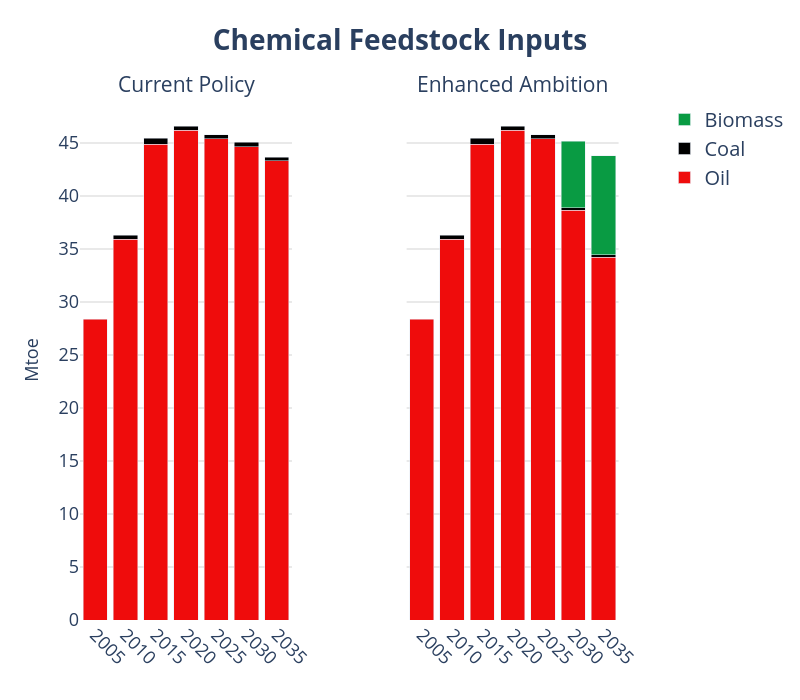

Notebook cell for this chart:
### Code cell
years = list(range(2005, 2036, 5))

# Create subplots with secondary y-axes
fig = make_subplots(
    rows=1, cols=2,
    shared_yaxes=True,
    shared_xaxes=True,
    specs=[[{"secondary_y": True}, {"secondary_y": True}]],
    subplot_titles=("Current Policy", "Enhanced Ambition")
)
# === Legend Group: Gases ===

# ------------------------------------------------------------------
# add traces from the first figure → left pane
# ------------------------------------------------------------------
for tr in fig1.data:
    tr.showlegend = False                      # keep legend single
    # NEW → colour & pattern injection
    if tr.name in fuel_colors:
        tr.marker.color = fuel_colors[tr.name]
        pattern = fuel_patterns.get(tr.name)
        if pattern:
            # marker.pattern is available from Plotly 5.3+
            tr.marker.pattern = dict(shape=pattern)

    fig.add_trace(tr, row=1, col=1, secondary_y=False)

# ------------------------------------------------------------------
# add traces from the second figure → right pane
# ------------------------------------------------------------------
for tr in fig2.data:
    if tr.name in fuel_colors:
        tr.marker.color = fuel_colors[tr.name]
        pattern = fuel_patterns.get(tr.name)
        if pattern:
            tr.marker.pattern = dict(shape=pattern)

    fig.add_trace(tr, row=1, col=2, secondary_y=False)


fig.update_layout(
    yaxis=dict(title="EJ", showgrid=True),
    yaxis1=dict(title="EJ", showgrid=True, title_font_size=20),
    
    # Hide secondary y-axis for col 1 (still used internally)
    yaxis2=dict(
        showticklabels=False,
        showgrid=False,
        zeroline=False,
        showline=False,
        title='',
        overlaying='y',
        side='right',
        range=[0, 100]
    ),
    
    # Show secondary y-axis for col 2
    yaxis4=dict(
        showticklabels=False,
        showgrid=False,
        zeroline=False,
        showline=False,
        title='',
        overlaying='y',
        side='right',
        range=[0, 60]
    ),
    barmode='stack',
    plot_bgcolor='rgba(0,0,0,0)',
    width=800, height=700,
)


fig.update_xaxes(tickangle=45)

fig.update_yaxes(range=[None, 60])

fig.update_layout(
    yaxis=dict(title="Mtoe", showgrid=True, gridcolor='lightgray'),
    yaxis3=dict(showgrid=True, gridcolor='lightgray'),
    title=dict(
        text="<b>Chemical Feedstock Inputs</b>",
        font=dict(size=28),
        x=0.5
    ),
    legend=dict(
        traceorder="reversed",
        font=dict(size=20),
        x=1.02, y=1,
        borderwidth=0
    )
)
fig.update_xaxes(
    tickvals=years,
    ticktext=[str(y) for y in years]
)

# adjust axis labels and ticks
fig.update_xaxes(title_font=dict(size=18), tickfont=dict(size=18))
fig.update_yaxes(title_font=dict(size=18), tickfont=dict(size=18))

# bump the subplot titles
fig.update_annotations(font=dict(size=21))

# (if you also set a main title earlier)
fig.update_layout(title=dict(font=dict(size=28)))
fig

### Figure 1 — Plotly figure (JSON) as saved in the notebook; plotly's stock layout.template omitted (floating-point values rounded to 4 significant figures)
{"data": [{"hovertemplate": "fuel=Oil<br>Year=%{x}<br>value=%{y}<extra></extra>", "legendgroup": "Oil", "marker": {"color": "#EF0C0C", "pattern": {"shape": ""}}, "name": "Oil", "orientation": "v", "showlegend": false, "textposition": "auto", "type": "bar", "x": [2005, 2010, 2015, 2020, 2025, 2030, 2035], "xaxis": "x", "y": [28.39, 35.91, 44.89, 46.22, 45.39, 44.67, 43.34], "yaxis": "y"}, {"hovertemplate": "fuel=Coal<br>Year=%{x}<br>value=%{y}<extra></extra>", "legendgroup": "Coal", "marker": {"color": "#000000", "pattern": {"shape": ""}}, "name": "Coal", "orientation": "v", "showlegend": false, "textposition": "auto", "type": "bar", "x": [2010, 2015, 2020, 2025, 2030, 2035], "xaxis": "x", "y": [0.4049, 0.5519, 0.3806, 0.3625, 0.3818, 0.3396], "yaxis": "y"}, {"hovertemplate": "fuel=Oil<br>Year=%{x}<br>value=%{y}<extra></extra>", "legendgroup": "Oil", "marker": {"color": "#EF0C0C", "pattern": {"shape": ""}}, "name": "Oil", "orientation": "v", "showlegend": true, "textposition": "auto", "type": "bar", "x": [2005, 2010, 2015, 2020, 2025, 2030, 2035], "xaxis": "x2", "y": [28.39, 35.91, 44.89, 46.22, 45.39, 38.66, 34.24], "yaxis": "y3"}, {"hovertemplate": "fuel=Coal<br>Year=%{x}<br>value=%{y}<extra></extra>", "legendgroup": "Coal", "marker": {"color": "#000000", "pattern": {"shape": ""}}, "name": "Coal", "orientation": "v", "showlegend": true, "textposition": "auto", "type": "bar", "x": [2010, 2015, 2020, 2025, 2030, 2035], "xaxis": "x2", "y": [0.4049, 0.5519, 0.3806, 0.3625, 0.2432, 0.2011], "yaxis": "y3"}, {"hovertemplate": "fuel=Biomass<br>Year=%{x}<br>value=%{y}<extra></extra>", "legendgroup": "Biomass", "marker": {"color": "#099B43", "pattern": {"shape": ""}}, "name": "Biomass", "orientation": "v", "showlegend": true, "textposition": "auto", "type": "bar", "x": [2030, 2035], "xaxis": "x2", "y": [6.259, 9.348], "yaxis": "y3"}], "layout": {"annotations": [{"font": {"size": 21}, "showarrow": false, "text": "Current Policy", "x": 0.185, "xanchor": "center", "xref": "paper", "y": 1, "yanchor": "bottom", "yref": "paper"}, {"font": {"size": 21}, "showarrow": false, "text": "Enhanced Ambition", "x": 0.755, "xanchor": "center", "xref": "paper", "y": 1, "yanchor": "bottom", "yref": "paper"}], "barmode": "stack", "height": 700, "legend": {"borderwidth": 0, "font": {"size": 20}, "traceorder": "reversed", "x": 1.02, "y": 1}, "plot_bgcolor": "rgba(0,0,0,0)", "title": {"font": {"size": 28}, "text": "<b>Chemical Feedstock Inputs</b>", "x": 0.5}, "width": 800, "xaxis": {"anchor": "y", "domain": [0, 0.37], "tickangle": 45, "tickfont": {"size": 18}, "ticktext": ["2005", "2010", "2015", "2020", "2025", "2030", "2035"], "tickvals": [2005, 2010, 2015, 2020, 2025, 2030, 2035], "title": {"font": {"size": 18}}}, "xaxis2": {"anchor": "y3", "domain": [0.57, 0.94], "tickangle": 45, "tickfont": {"size": 18}, "ticktext": ["2005", "2010", "2015", "2020", "2025", "2030", "2035"], "tickvals": [2005, 2010, 2015, 2020, 2025, 2030, 2035], "title": {"font": {"size": 18}}}, "yaxis": {"anchor": "x", "domain": [0, 1], "gridcolor": "lightgray", "range": [null, 60], "showgrid": true, "tickfont": {"size": 18}, "title": {"font": {"size": 18}, "text": "Mtoe"}}, "yaxis2": {"anchor": "x", "overlaying": "y", "range": [null, 60], "showgrid": false, "showline": false, "showticklabels": false, "side": "right", "tickfont": {"size": 18}, "title": {"font": {"size": 18}, "text": ""}, "zeroline": false}, "yaxis3": {"anchor": "x2", "domain": [0, 1], "gridcolor": "lightgray", "matches": "y", "range": [null, 60], "showgrid": true, "showticklabels": false, "tickfont": {"size": 18}, "title": {"font": {"size": 18}}}, "yaxis4": {"anchor": "x2", "overlaying": "y", "range": [null, 60], "showgrid": false, "showline": false, "showticklabels": false, "side": "right", "tickfont": {"size": 18}, "title": {"font": {"size": 18}, "text": ""}, "zeroline": false}}}
